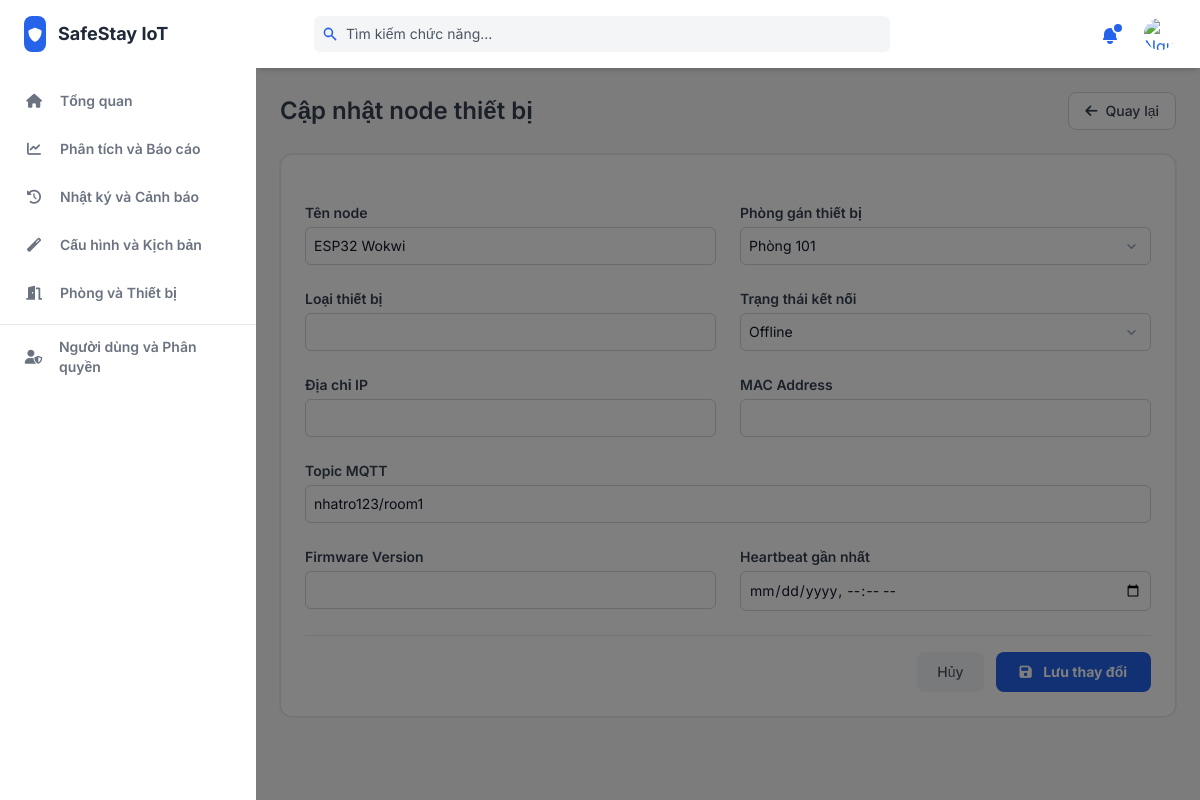
Page /index.php?page=thietbi_sua&id=1 (signed in) on the committed database.
### tables this page shows
CREATE TABLE `thiet_bi` (
  `idThietBi` int(11) NOT NULL,
  `idPhong` int(11) DEFAULT NULL,
  `tenThietBi` varchar(100) DEFAULT NULL,
  `loaiThietBi` varchar(50) DEFAULT NULL,
  `diaChiIp` varchar(50) DEFAULT NULL,
  `macAddress` varchar(50) DEFAULT NULL,
  `topicMqtt` varchar(100) DEFAULT NULL,
  `trangThaiKetNoi` smallint(6) DEFAULT 0,
  `lastHeartbeat` timestamp NULL DEFAULT NULL,
  `firmwareVersion` varchar(50) DEFAULT NULL,
  `ngayTao` timestamp NOT NULL DEFAULT current_timestamp(),
  `ngayCapNhat` timestamp NOT NULL DEFAULT current_timestamp() ON UPDATE current_timestamp()
);

CREATE TABLE `phong` (
  `idPhong` int(11) NOT NULL,
  `tenPhong` varchar(100) DEFAULT NULL,
  `loaiPhong` varchar(50) DEFAULT NULL,
  `viTri` varchar(100) DEFAULT NULL,
  `moTa` varchar(256) DEFAULT NULL,
  `dienTich` float DEFAULT NULL,
  `trangThai` smallint(6) DEFAULT 1,
  `ngayTao` timestamp NOT NULL DEFAULT current_timestamp(),
  `cheDoTuDong` smallint(6) DEFAULT 0
);

### config/KetNoi.php (called while the page is built, shortened)
<?php
class KetNoi {
    private $host;
    private $user;
    private $pass;
    private $dbname;
    private $port;
    private $conn;
    public function __construct() {
        $this->host = getenv('DB_HOST') ?: '127.0.0.1';
        $this->user = getenv('DB_USER') ?: 'root';
        $this->pass = getenv('DB_PASS') ?: '';
        $this->dbname = getenv('DB_NAME') ?: 'QLNT';
        $this->port = getenv('DB_PORT') ?: 3306;
    }
    public function moKetNoi() {
        $this->conn = mysqli_init();
        mysqli_ssl_set($this->conn, NULL, NULL, NULL, NULL, NULL);
        $resolved = mysqli_real_connect(
            $this->conn,
            $this->host,
            $this->user,
            $this->pass,
            $this->dbname,
            $this->port,
            NULL,
        );
        $this->conn->set_charset("utf8mb4");
        $this->conn->query("SET time_zone = '+07:00'");
    }
    public function getConn() {
        return $this->conn;
    }
}

### app/Repositories/ThietBiRepository.php (called while the page is built, shortened)
<?php
class ThietBiRepository {
    private $conn;
    public function __construct() {
        $ketNoi = new KetNoi();
        $this->conn = $ketNoi->getConn();
    }
    public function layDanhSachPhongChoForm() {
        $sql = "SELECT idPhong, tenPhong, trangThai
                FROM phong
                ORDER BY tenPhong ASC";
        $result = mysqli_query($this->conn, $sql);
        $data = [];
        while ($row = mysqli_fetch_assoc($result)) {
            $data[] = $row;
        }
        return $data;
    }
    public function layThietBiTheoId($id) {
        $id = intval($id);
        $sql = "SELECT * FROM thiet_bi WHERE idThietBi = $id LIMIT 1";
        $result = mysqli_query($this->conn, $sql);
        return mysqli_fetch_assoc($result);
    }
}

### app/Controllers/ThietBiController.php (called while the page is built, shortened)
<?php
class ThietBiController {
    private $thietBiService;
    public function __construct() {
        $this->thietBiService = new ThietBiService();
    }
    public function layDanhSachPhongChoForm() {
        return $this->thietBiService->layDanhSachPhongChoForm();
    }
    public function layThietBiTheoId($id) {
        return $this->thietBiService->layThietBiTheoId($id);
    }
}

### app/Services/ThietBiService.php (called while the page is built, shortened)
<?php
class ThietBiService {
    private $thietBiRepo;
    public function __construct() {
        $this->thietBiRepo = new ThietBiRepository();
    }
    public function layDanhSachPhongChoForm() {
        return $this->thietBiRepo->layDanhSachPhongChoForm();
    }
    public function layThietBiTheoId($id) {
        return $this->thietBiRepo->layThietBiTheoId($id);
    }
}

### views/thietbi/sua.php (the view, shortened to what this page needs)
<?php $thietBi = $thietBi ?? []; ?>
<div class="flex flex-col items-start justify-between w-full gap-4 my-6 sm:flex-row sm:items-center">
    <h2 class="text-2xl font-semibold text-gray-700 dark:text-gray-200">
        Cập nhật node thiết bị
    </h2>
    <a href="index.php?page=thietbi"
       class="inline-flex items-center px-4 py-2 text-sm font-medium text-gray-700 transition-colors duration-150 bg-white border border-gray-300 rounded-lg hover:text-gray-800 hover:border-gray-400 dark:bg-gray-800 dark:text-gray-300 dark:border-gray-600">
        <i class="fas fa-arrow-left mr-2"></i> Quay lại
    </a>
</div>
<div class="w-full max-w-4xl mx-auto mb-8">
    <div class="p-6 bg-white rounded-xl shadow-xs dark:bg-gray-800 border border-gray-200 dark:border-gray-700">
        <form action="index.php?page=thietbi_update" method="POST" class="space-y-6">
            <div class="grid gap-6 md:grid-cols-2">
                <label class="block text-sm">
                    <span class="text-gray-700 dark:text-gray-300 font-semibold">Tên node</span>
                    <input type="text" name="tenThietBi" required class="form-input mt-1" value="<?= htmlspecialchars($thietBi['tenThietBi'] ?? '') ?>">
                </label>
                <label class="block text-sm">
                    <span class="text-gray-700 dark:text-gray-300 font-semibold">Phòng gán thiết bị</span>
                    <select name="idPhong" required class="form-select mt-1">
                        <?php foreach (($danhSachPhong ?? []) as $phong): ?>
                            <option value="<?= intval($phong['idPhong']) ?>" <?= intval($phong['idPhong']) === intval($thietBi['idPhong'] ?? 0) ? 'selected' : '' ?>>
                                <?= htmlspecialchars($phong['tenPhong']) ?>
                            </option>
                        <?php endforeach; ?>
                    </select>
                </label>
                <label class="block text-sm">
                    <span class="text-gray-700 dark:text-gray-300 font-semibold">Loại thiết bị</span>
                    <input type="text" name="loaiThietBi" class="form-input mt-1" value="<?= htmlspecialchars($thietBi['loaiThietBi'] ?? '') ?>">
                </label>
                <label class="block text-sm">
                    <span class="text-gray-700 dark:text-gray-300 font-semibold">Trạng thái kết nối</span>
                    <select name="trangThaiKetNoi" class="form-select mt-1">
                        <option value="0" <?= intval($thietBi['trangThaiKetNoi'] ?? 0) === 0 ? 'selected' : '' ?>>Offline</option>
                    </select>
                </label>
                <label class="block text-sm">
                    <span class="text-gray-700 dark:text-gray-300 font-semibold">Địa chỉ IP</span>
                    <input type="text" name="diaChiIp" class="form-input mt-1" value="<?= htmlspecialchars($thietBi['diaChiIp'] ?? '') ?>">
                </label>
                <label class="block text-sm">
                    <span class="text-gray-700 dark:text-gray-300 font-semibold">MAC Address</span>
                    <input type="text" name="macAddress" class="form-input mt-1" value="<?= htmlspecialchars($thietBi['macAddress'] ?? '') ?>">
                </label>
                <label class="block text-sm md:col-span-2">
                    <span class="text-gray-700 dark:text-gray-300 font-semibold">Topic MQTT</span>
                    <input type="text" name="topicMqtt" class="form-input mt-1" value="<?= htmlspecialchars($thietBi['topicMqtt'] ?? '') ?>">
                </label>
                <label class="block text-sm">
                    <span class="text-gray-700 dark:text-gray-300 font-semibold">Firmware Version</span>
                    <input type="text" name="firmwareVersion" class="form-input mt-1" value="<?= htmlspecialchars($thietBi['firmwareVersion'] ?? '') ?>">
                </label>
                <label class="block text-sm">
                    <span class="text-gray-700 dark:text-gray-300 font-semibold">Heartbeat gần nhất</span>
                    <input type="datetime-local" name="lastHeartbeat" class="form-input mt-1"
                           value="<?= !empty($thietBi['lastHeartbeat']) ? date('Y-m-d\TH:i', strtotime($thietBi['lastHeartbeat'])) : '' ?>">
                </label>
            </div>
            <div class="flex justify-end gap-3 pt-4 border-t dark:border-gray-700">
                <a href="index.php?page=thietbi" class="px-5 py-2.5 text-sm font-medium text-gray-600 bg-gray-100 rounded-lg hover:bg-gray-200 dark:bg-gray-700 dark:text-gray-300">
                    Hủy
                </a>
                <button type="submit" class="px-6 py-2.5 text-sm font-bold text-white bg-blue-600 rounded-lg hover:bg-blue-700">
                    <i class="fas fa-save mr-2"></i> Lưu thay đổi
                </button>
            </div>
        </form>
    </div>
</div>

### public/css/windmill.css (style rules this page uses)
html { line-height:1.15;-webkit-text-size-adjust:100% }
body { margin:0 }
a { background-color:transparent }
button,input,optgroup,select,textarea { font-family:inherit;font-size:100%;line-height:1.15;margin:0 }
button,input { overflow:visible }
button,select { text-transform:none }
[type=button],[type=reset],[type=submit],button { -webkit-appearance:button }
blockquote,dd,dl,figure,h1,h2,h3,h4,h5,h6,hr,p,pre { margin:0 }
button { background-color:transparent;background-image:none;padding:0 }
html { font-family:Inter,system-ui,-apple-system,BlinkMacSystemFont,Segoe UI,Roboto,Helvetica Neue,Arial,Noto Sans,sans-serif,Apple Color Emoji,Segoe UI Emoji,Segoe UI Symbol,Noto Color Emoji;line-height:1.5 }
*,:after,:before { box-sizing:border-box;border:0 solid #d5d6d7 }
input::placeholder,textarea::placeholder { color:#a0aec0 }
[role=button],button { cursor:pointer }
h1,h2,h3,h4,h5,h6 { font-size:inherit;font-weight:inherit }
a { color:inherit;text-decoration:inherit }
button,input,optgroup,select,textarea { padding:0;line-height:inherit;color:inherit }
.form-input { -webkit-appearance:none;-moz-appearance:none;appearance:none;background-color:#fff;border-color:#e2e8f0;border-width:1px;border-radius:.25rem;padding:.5rem .75rem;font-size:1rem;line-height:1.5 }
.form-input::placeholder { color:#9e9e9e;opacity:1 }
.form-select { -webkit-appearance:none;-moz-appearance:none;appearance:none;-webkit-print-color-adjust:exact;color-adjust:exact;background-repeat:no-repeat;background-color:#fff;border-color:#e2e8f0;border-width:1px;border-radius:.25rem;padding:.5rem 2.5rem .5rem .75rem;font-size:1rem;line-height:1.5;background-position:right .5rem center;background-size:1.5em 1.5em }
.bg-white { --bg-opacity:1;background-color:#fff;background-color:rgba(255,255,255,var(--bg-opacity)) }
.bg-gray-50 { --bg-opacity:1;background-color:#f9fafb;background-color:rgba(249,250,251,var(--bg-opacity)) }
.bg-gray-100 { --bg-opacity:1;background-color:#f4f5f7;background-color:rgba(244,245,247,var(--bg-opacity)) }
.bg-blue-600 { --bg-opacity:1;background-color:#1c64f2;background-color:rgba(28,100,242,var(--bg-opacity)) }
.border-gray-300 { --border-opacity:1;border-color:#d5d6d7;border-color:rgba(213,214,215,var(--border-opacity)) }
.rounded-lg { border-radius:.5rem }
.border { border-width:1px }
.border-t { border-top-width:1px }
.block { display:block }
.flex { display:flex }
.inline-flex { display:inline-flex }
.grid { display:grid }
.flex-col { flex-direction:column }
.items-center { align-items:center }
.justify-end { justify-content:flex-end }
.justify-between { justify-content:space-between }
.font-medium { font-weight:500 }
.font-semibold { font-weight:600 }
.font-bold { font-weight:700 }
.text-sm { font-size:.875rem }
.text-2xl { font-size:1.5rem }
.my-6 { margin-top:1.5rem;margin-bottom:1.5rem }
.mx-auto { margin-left:auto;margin-right:auto }
.mt-1 { margin-top:.25rem }
.mr-2 { margin-right:.5rem }
.mb-8 { margin-bottom:2rem }
.max-w-4xl { max-width:56rem }
.p-6 { padding:1.5rem }
.py-2 { padding-top:.5rem;padding-bottom:.5rem }
.px-4 { padding-left:1rem;padding-right:1rem }
.px-5 { padding-left:1.25rem;padding-right:1.25rem }
.px-6 { padding-left:1.5rem;padding-right:1.5rem }
.shadow-xs { box-shadow:0 0 0 1px rgba(0,0,0,.05) }
.text-white { --text-opacity:1;color:#fff;color:rgba(255,255,255,var(--text-opacity)) }
.text-gray-600 { --text-opacity:1;color:#4c4f52;color:rgba(76,79,82,var(--text-opacity)) }
.text-gray-700 { --text-opacity:1;color:#24262d;color:rgba(36,38,45,var(--text-opacity)) }
.w-full { width:100% }
.gap-6 { grid-gap:1.5rem;gap:1.5rem }
.transition-colors { transition-property:background-color,border-color,color,fill,stroke }
.duration-150 { transition-duration:.15s }
@media (min-width:640px) { .sm\:flex-row { flex-direction:row } }
@media (min-width:640px) { .sm\:items-center { align-items:center } }
@media (min-width:768px) { .md\:grid-cols-2 { grid-template-columns:repeat(2,minmax(0,1fr)) } }

### rows in the picture
thiet_bi: tenThietBi "ESP32 Wokwi", idPhong "Phòng 101", trangThaiKetNoi "Offline", topicMqtt "nhatro123/room1"
